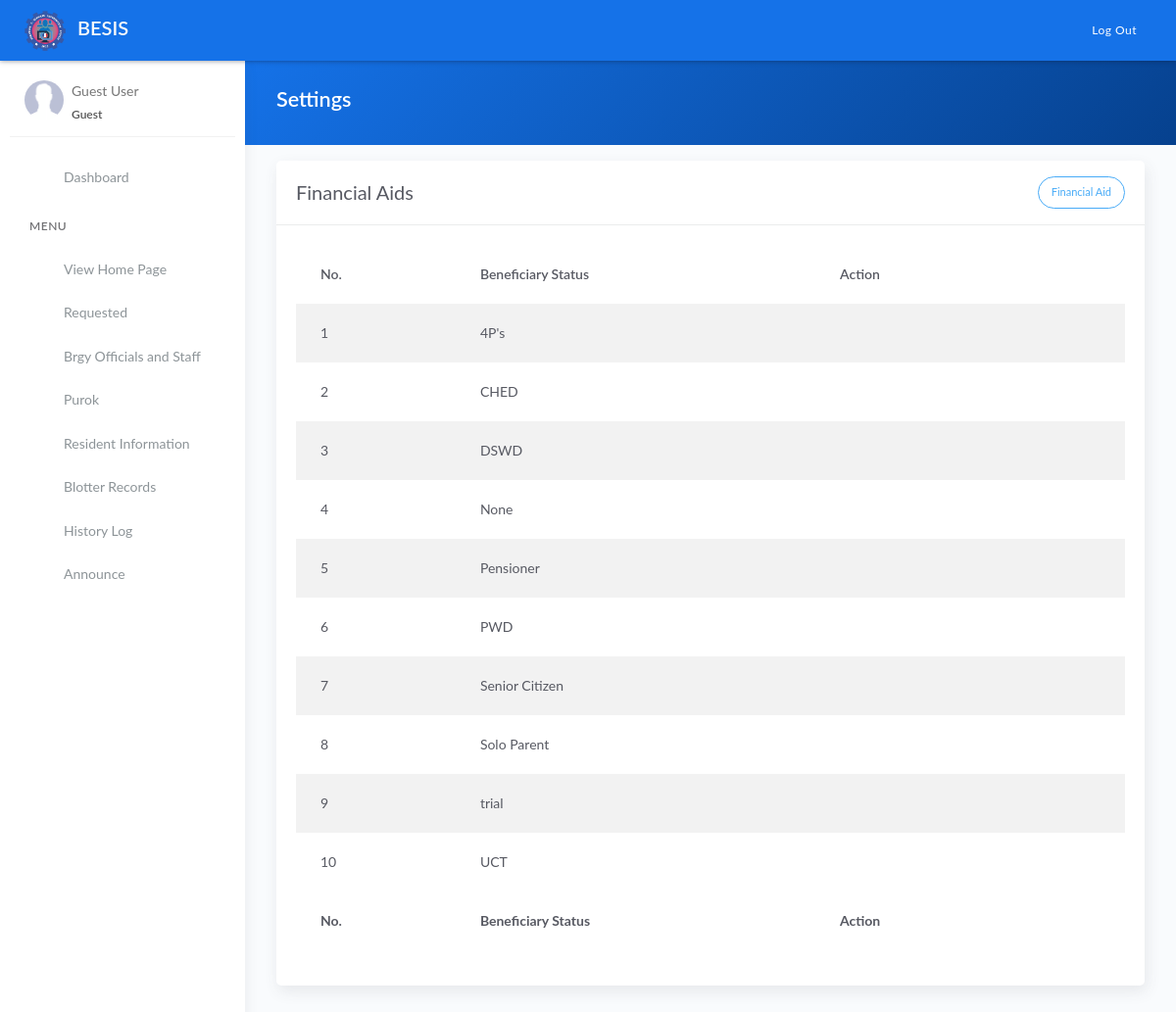
The app's page /financial-aids.php with its own data.
### tables this page shows
CREATE TABLE `status` (
  `stat_id` int(11) NOT NULL AUTO_INCREMENT,
  `status_name` varchar(255) NOT NULL,
  PRIMARY KEY (`stat_id`)
);

### financial-aids.php (the view, shortened to what this page needs)
<?php include 'server/server.php' ?>
<?php
    $query = "SELECT * FROM status ORDER BY `status_name`";
    $result = $conn->query($query);
    $purok = array();
	while($row = $result->fetch_assoc()){
		$purok[] = $row;
	}
?>
<!DOCTYPE html>
<html lang="en">
<head>
	<?php include 'templates/header.php' ?>
</head>
<body>
	<div class="wrapper">
		<?php include 'templates/main-header.php' ?>
		<?php include 'templates/sidebar.php' ?>
		<div class="main-panel">
			<div class="content">
				<div class="panel-header bg-primary-gradient">
					<div class="page-inner">
						<div class="d-flex align-items-left align-items-md-center flex-column flex-md-row">
							<div>
								<h2 class="text-white fw-bold">Settings</h2>
							</div>
						</div>
					</div>
				</div>
				<div class="page-inner">
					<div class="row mt--2">
						<div class="col-md-12">
                            <div class="card">
								<div class="card-header">
									<div class="card-head-row">
										<div class="card-title">Financial Aids</div>
                                        <div class="card-tools">
                                            <a href="#add_financial" class="btn btn-info btn-border btn-round btn-sm" data-toggle="modal">
                                                                    <i class="fa fa-plus"></i>Financial Aid</a>
                                        </div>
									</div>
								</div>
								<div class="card-body">
                                    <div class="table-responsive">
                                        <table class="table table-striped">
                                            <thead>
                                                <tr>
                                                    <th scope="col">No.</th>
                                                    <th scope="col">Beneficiary Status</th>
                                                    <th scope="col">Action</th>
                                                </tr>
                                            </thead>
                                            <tbody>
                                                <?php if(!empty($purok)): ?>
                                                    <?php $no=1; foreach($purok as $row): ?>
                                                    <tr>
                                                        <td><?= $no ?></td>
                                                        <td><?= $row['status_name'] ?></td>
                                                        <td>
                                                            <div class="form-button-action">
                                                                <a type="button" href="#edit" data-toggle="modal" class="btn btn-link btn-primary" title="Edit Beneficiary Status" onclick="editBeneficiary(this)"
                                                                    data-name="<?= $row['status_name'] ?>" data-id="<?= $row['stat_id'] ?>">
                                                                </a>
                                                                <a type="button" data-toggle="tooltip" href="model/remove_financial-aids.php?id=<?= $row['stat_id'] ?>" onclick="return confirm('Are you sure you want to delete this Beneficiary Status?');" class="btn btn-link btn-danger" data-original-title="Remove">
                                                                </a>
                                                            </div>
                                                        </td>
                                                    </tr>
                                                    <?php $no++; endforeach ?>
                                                <?php else: ?>
                                                    <tr>
                                                        <td colspan="4" class="text-center">No Available Data</td>
                                                    </tr>
                                                <?php endif ?>
                                            </tbody>
                                            <tfoot>
                                                <tr>
                                                    <th scope="col">No.</th>
                                                    <th scope="col">Beneficiary Status</th>
                                                    <th scope="col">Action</th>
                                                </tr>
                                            </tfoot>
                                        </table>
                                    </div>
								</div>
							</div>
						</div>
					</div>
				</div>
			</div>
		</div>
	</div>
</body>
</html>

### records on screen
status: status_name "4P's"
status: status_name "CHED"
status: status_name "DSWD"
status: status_name "None"
status: status_name "Pensioner"
status: status_name "PWD"
status: status_name "Senior Citizen"
status: status_name "Solo Parent"
status: status_name "trial"
status: status_name "UCT"
